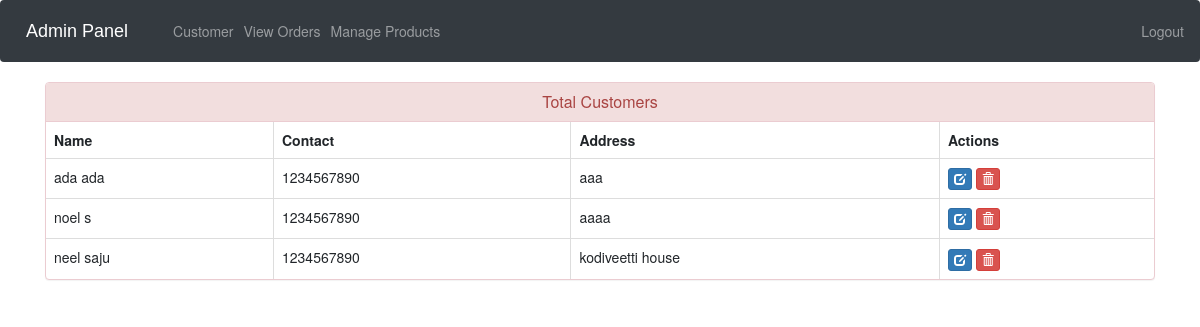
The app's page /view-customer (signed in) with its own data.
### ecom/models.py (models this page shows, shortened)
class Customer(models.Model):
    user=models.OneToOneField(User,on_delete=models.CASCADE)
    profile_pic= models.ImageField(upload_to='profile_pic/CustomerProfilePic/',null=True,blank=True)
    address = models.CharField(max_length=40)
    mobile = models.CharField(max_length=20,null=False)
    @property
    def get_name(self):
        return self.user.first_name+" "+self.user.last_name

### ecom/views.py (the view)
# urls.py: path('view-customer', views.view_customer_view,name='view-customer'),
@login_required(login_url='adminlogin')
def view_customer_view(request):
    customers=models.Customer.objects.all()
    return render(request,'ecom/view_customer.html',{'customers':customers})

### templates/ecom/view_customer.html (shortened to what this page needs)
{% extends 'ecom/admin_base.html' %}
{% load static %}
{% block content %}
<head>
  <link href="//netdna.bootstrapcdn.com/bootstrap/3.0.0/css/bootstrap.min.css" rel="stylesheet" id="bootstrap-css">
</head>
<div class="container">
  <div class="panel panel-danger">
    <div class="panel-heading">
      <h6 class="panel-title">Total Customers</h6>
    </div>
    <table class="table table-hover table-bordered" id="dev-table">
      <thead>
        <tr>
          <th>Name</th>
          <th>Contact</th>
          <th>Address</th>
          <th>Actions</th>
        </tr>
      </thead>
      {% for c in customers %}
      <tr>
        <td> {{c.get_name}}</td>
        <td>{{c.mobile}}</td>
        <td>{{c.address}}</td>
        <td><a class="btn btn-primary btn-xs" href="{% url 'update-customer' c.id  %}"><span class="glyphicon glyphicon-edit"></span></a>
        <a class="btn btn-danger btn-xs" href="{% url 'delete-customer' c.id  %}"><span class="glyphicon glyphicon-trash"></span></a></td>
      </tr>
      {% endfor %}
    </table>
  </div>
</div>
{% endblock content %}

### templates/ecom/view_customer.html (style rules this page uses)
a:link { text-decoration: none; }
h6 { text-align: center; }

### records on screen
Customer: get_name "ada ada", mobile "1234567890", address "aaa"
Customer: get_name "noel s", mobile "1234567890", address "aaaa"
Customer: get_name "neel saju", mobile "1234567890", address "kodiveetti house"
